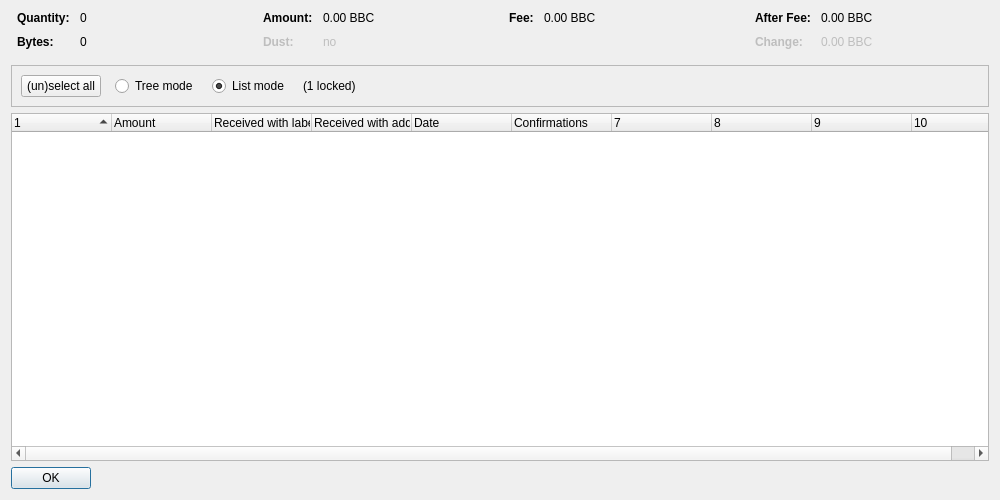
<?xml version="1.0" encoding="UTF-8"?>
<ui version="4.0">
 <class>CoinControlDialog</class>
 <widget class="QDialog" name="CoinControlDialog">
  <property name="geometry">
   <rect>
    <x>0</x>
    <y>0</y>
    <width>1000</width>
    <height>500</height>
   </rect>
  </property>
  <property name="windowTitle">
   <string>Coin Selection</string>
  </property>
  <layout class="QVBoxLayout" name="verticalLayout">
   <item>
    <layout class="QHBoxLayout" name="horizontalLayoutTop" stretch="0,0,0,0">
     <property name="topMargin">
      <number>0</number>
     </property>
     <property name="bottomMargin">
      <number>10</number>
     </property>
     <item>
      <layout class="QFormLayout" name="formLayoutCoinControl1">
       <property name="horizontalSpacing">
        <number>10</number>
       </property>
       <property name="verticalSpacing">
        <number>10</number>
       </property>
       <property name="leftMargin">
        <number>6</number>
       </property>
       <property name="rightMargin">
        <number>6</number>
       </property>
       <item row="0" column="0">
        <widget class="QLabel" name="labelCoinControlQuantityText">
         <property name="font">
          <font>
           <weight>75</weight>
           <bold>true</bold>
          </font>
         </property>
         <property name="text">
          <string>Quantity:</string>
         </property>
        </widget>
       </item>
       <item row="0" column="1">
        <widget class="QLabel" name="labelCoinControlQuantity">
         <property name="cursor">
          <cursorShape>IBeamCursor</cursorShape>
         </property>
         <property name="contextMenuPolicy">
          <enum>Qt::ActionsContextMenu</enum>
         </property>
         <property name="text">
          <string notr="true">0</string>
         </property>
         <property name="textInteractionFlags">
          <set>Qt::LinksAccessibleByMouse|Qt::TextSelectableByKeyboard|Qt::TextSelectableByMouse</set>
         </property>
        </widget>
       </item>
       <item row="1" column="0">
        <widget class="QLabel" name="labelCoinControlBytesText">
         <property name="font">
          <font>
           <weight>75</weight>
           <bold>true</bold>
          </font>
         </property>
         <property name="text">
          <string>Bytes:</string>
         </property>
        </widget>
       </item>
       <item row="1" column="1">
        <widget class="QLabel" name="labelCoinControlBytes">
         <property name="cursor">
          <cursorShape>IBeamCursor</cursorShape>
         </property>
         <property name="contextMenuPolicy">
          <enum>Qt::ActionsContextMenu</enum>
         </property>
         <property name="text">
          <string notr="true">0</string>
         </property>
         <property name="textInteractionFlags">
          <set>Qt::LinksAccessibleByMouse|Qt::TextSelectableByKeyboard|Qt::TextSelectableByMouse</set>
         </property>
        </widget>
       </item>
      </layout>
     </item>
     <item>
      <layout class="QFormLayout" name="formLayoutCoinControl2">
       <property name="horizontalSpacing">
        <number>10</number>
       </property>
       <property name="verticalSpacing">
        <number>10</number>
       </property>
       <property name="leftMargin">
        <number>6</number>
       </property>
       <property name="rightMargin">
        <number>6</number>
       </property>
       <item row="0" column="0">
        <widget class="QLabel" name="labelCoinControlAmountText">
         <property name="font">
          <font>
           <weight>75</weight>
           <bold>true</bold>
          </font>
         </property>
         <property name="text">
          <string>Amount:</string>
         </property>
        </widget>
       </item>
       <item row="0" column="1">
        <widget class="QLabel" name="labelCoinControlAmount">
         <property name="cursor">
          <cursorShape>IBeamCursor</cursorShape>
         </property>
         <property name="contextMenuPolicy">
          <enum>Qt::ActionsContextMenu</enum>
         </property>
         <property name="text">
          <string notr="true">0.00 BBC</string>
         </property>
         <property name="textInteractionFlags">
          <set>Qt::LinksAccessibleByMouse|Qt::TextSelectableByKeyboard|Qt::TextSelectableByMouse</set>
         </property>
        </widget>
       </item>
       <item row="1" column="0">
        <widget class="QLabel" name="labelCoinControlLowOutputText">
         <property name="enabled">
          <bool>false</bool>
         </property>
         <property name="font">
          <font>
           <weight>75</weight>
           <bold>true</bold>
          </font>
         </property>
         <property name="text">
          <string>Dust:</string>
         </property>
        </widget>
       </item>
       <item row="1" column="1">
        <widget class="QLabel" name="labelCoinControlLowOutput">
         <property name="enabled">
          <bool>false</bool>
         </property>
         <property name="cursor">
          <cursorShape>IBeamCursor</cursorShape>
         </property>
         <property name="contextMenuPolicy">
          <enum>Qt::ActionsContextMenu</enum>
         </property>
         <property name="text">
          <string notr="true">no</string>
         </property>
         <property name="textInteractionFlags">
          <set>Qt::LinksAccessibleByMouse|Qt::TextSelectableByKeyboard|Qt::TextSelectableByMouse</set>
         </property>
        </widget>
       </item>
      </layout>
     </item>
     <item>
      <layout class="QFormLayout" name="formLayoutCoinControl3">
       <property name="horizontalSpacing">
        <number>10</number>
       </property>
       <property name="verticalSpacing">
        <number>10</number>
       </property>
       <property name="leftMargin">
        <number>6</number>
       </property>
       <property name="rightMargin">
        <number>6</number>
       </property>
       <item row="0" column="0">
        <widget class="QLabel" name="labelCoinControlFeeText">
         <property name="font">
          <font>
           <weight>75</weight>
           <bold>true</bold>
          </font>
         </property>
         <property name="text">
          <string>Fee:</string>
         </property>
        </widget>
       </item>
       <item row="0" column="1">
        <widget class="QLabel" name="labelCoinControlFee">
         <property name="cursor">
          <cursorShape>IBeamCursor</cursorShape>
         </property>
         <property name="contextMenuPolicy">
          <enum>Qt::ActionsContextMenu</enum>
         </property>
         <property name="text">
          <string notr="true">0.00 BBC</string>
         </property>
         <property name="textInteractionFlags">
          <set>Qt::LinksAccessibleByMouse|Qt::TextSelectableByKeyboard|Qt::TextSelectableByMouse</set>
         </property>
        </widget>
       </item>
      </layout>
     </item>
     <item>
      <layout class="QFormLayout" name="formLayoutCoinControl4">
       <property name="horizontalSpacing">
        <number>10</number>
       </property>
       <property name="verticalSpacing">
        <number>10</number>
       </property>
       <property name="leftMargin">
        <number>6</number>
       </property>
       <property name="rightMargin">
        <number>6</number>
       </property>
       <item row="0" column="0">
        <widget class="QLabel" name="labelCoinControlAfterFeeText">
         <property name="font">
          <font>
           <weight>75</weight>
           <bold>true</bold>
          </font>
         </property>
         <property name="text">
          <string>After Fee:</string>
         </property>
        </widget>
       </item>
       <item row="0" column="1">
        <widget class="QLabel" name="labelCoinControlAfterFee">
         <property name="cursor">
          <cursorShape>IBeamCursor</cursorShape>
         </property>
         <property name="contextMenuPolicy">
          <enum>Qt::ActionsContextMenu</enum>
         </property>
         <property name="text">
          <string notr="true">0.00 BBC</string>
         </property>
         <property name="textInteractionFlags">
          <set>Qt::LinksAccessibleByMouse|Qt::TextSelectableByKeyboard|Qt::TextSelectableByMouse</set>
         </property>
        </widget>
       </item>
       <item row="1" column="0">
        <widget class="QLabel" name="labelCoinControlChangeText">
         <property name="enabled">
          <bool>false</bool>
         </property>
         <property name="font">
          <font>
           <weight>75</weight>
           <bold>true</bold>
          </font>
         </property>
         <property name="text">
          <string>Change:</string>
         </property>
        </widget>
       </item>
       <item row="1" column="1">
        <widget class="QLabel" name="labelCoinControlChange">
         <property name="enabled">
          <bool>false</bool>
         </property>
         <property name="cursor">
          <cursorShape>IBeamCursor</cursorShape>
         </property>
         <property name="contextMenuPolicy">
          <enum>Qt::ActionsContextMenu</enum>
         </property>
         <property name="text">
          <string notr="true">0.00 BBC</string>
         </property>
         <property name="textInteractionFlags">
          <set>Qt::LinksAccessibleByMouse|Qt::TextSelectableByKeyboard|Qt::TextSelectableByMouse</set>
         </property>
        </widget>
       </item>
      </layout>
     </item>
    </layout>
   </item>
   <item>
    <widget class="QFrame" name="frame">
     <property name="minimumSize">
      <size>
       <width>0</width>
       <height>40</height>
      </size>
     </property>
     <property name="frameShape">
      <enum>QFrame::StyledPanel</enum>
     </property>
     <property name="frameShadow">
      <enum>QFrame::Sunken</enum>
     </property>
     <layout class="QHBoxLayout" name="horizontalLayout">
      <item>
       <layout class="QHBoxLayout" name="horizontalLayoutPanel" stretch="0,0,0,0,0">
        <property name="spacing">
         <number>14</number>
        </property>
        <item>
         <widget class="QPushButton" name="pushButtonSelectAll">
          <property name="sizePolicy">
           <sizepolicy hsizetype="Maximum" vsizetype="Fixed">
            <horstretch>0</horstretch>
            <verstretch>0</verstretch>
           </sizepolicy>
          </property>
          <property name="text">
           <string>(un)select all</string>
          </property>
          <property name="autoDefault">
           <bool>false</bool>
          </property>
         </widget>
        </item>
        <item>
         <widget class="QRadioButton" name="radioTreeMode">
          <property name="sizePolicy">
           <sizepolicy hsizetype="Maximum" vsizetype="Fixed">
            <horstretch>0</horstretch>
            <verstretch>0</verstretch>
           </sizepolicy>
          </property>
          <property name="text">
           <string>Tree mode</string>
          </property>
         </widget>
        </item>
        <item>
         <widget class="QRadioButton" name="radioListMode">
          <property name="sizePolicy">
           <sizepolicy hsizetype="Maximum" vsizetype="Fixed">
            <horstretch>0</horstretch>
            <verstretch>0</verstretch>
           </sizepolicy>
          </property>
          <property name="text">
           <string>List mode</string>
          </property>
          <property name="checked">
           <bool>true</bool>
          </property>
         </widget>
        </item>
        <item>
         <widget class="QLabel" name="labelLocked">
          <property name="text">
           <string notr="true">(1 locked)</string>
          </property>
         </widget>
        </item>
        <item>
         <spacer name="horizontalSpacer">
          <property name="orientation">
           <enum>Qt::Horizontal</enum>
          </property>
          <property name="sizeHint" stdset="0">
           <size>
            <width>40</width>
            <height>20</height>
           </size>
          </property>
         </spacer>
        </item>
       </layout>
      </item>
     </layout>
    </widget>
   </item>
   <item>
    <widget class="CoinControlTreeWidget" name="treeWidget">
     <property name="contextMenuPolicy">
      <enum>Qt::CustomContextMenu</enum>
     </property>
     <property name="sortingEnabled">
      <bool>false</bool>
     </property>
     <property name="columnCount">
      <number>10</number>
     </property>
     <attribute name="headerShowSortIndicator" stdset="0">
      <bool>true</bool>
     </attribute>
     <attribute name="headerStretchLastSection">
      <bool>false</bool>
     </attribute>
     <column>
      <property name="text">
       <string/>
      </property>
     </column>
     <column>
      <property name="text">
       <string>Amount</string>
      </property>
     </column>
     <column>
      <property name="text">
       <string>Received with label</string>
      </property>
     </column>
     <column>
      <property name="text">
       <string>Received with address</string>
      </property>
     </column>
     <column>
      <property name="text">
       <string>Date</string>
      </property>
     </column>
     <column>
      <property name="text">
       <string>Confirmations</string>
      </property>
      <property name="toolTip">
       <string>Confirmed</string>
      </property>
     </column>
     <column>
      <property name="text">
       <string/>
      </property>
     </column>
     <column>
      <property name="text">
       <string/>
      </property>
     </column>
     <column>
      <property name="text">
       <string/>
      </property>
     </column>
     <column>
      <property name="text">
       <string/>
      </property>
     </column>
    </widget>
   </item>
   <item>
    <widget class="QDialogButtonBox" name="buttonBox">
     <property name="sizePolicy">
      <sizepolicy hsizetype="Maximum" vsizetype="Fixed">
       <horstretch>0</horstretch>
       <verstretch>0</verstretch>
      </sizepolicy>
     </property>
     <property name="orientation">
      <enum>Qt::Horizontal</enum>
     </property>
     <property name="standardButtons">
      <set>QDialogButtonBox::Ok</set>
     </property>
    </widget>
   </item>
  </layout>
 </widget>
 <customwidgets>
  <customwidget>
   <class>CoinControlTreeWidget</class>
   <extends>QTreeWidget</extends>
   <header>coincontroltreewidget.h</header>
  </customwidget>
 </customwidgets>
 <resources/>
 <connections/>
</ui>
